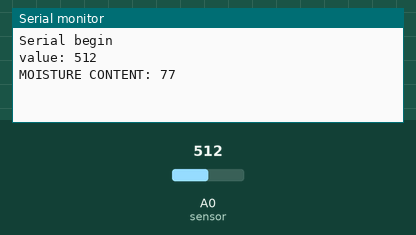
Simulated run of this sketch. Board: Arduino Uno, built with avr-gcc and run on an emulated ATmega328P. Shown: the last lines printed to the serial monitor. The test bench sets the inputs (shaded band); at power-on: A0 (sensor) = 512.

Above: at 3.2 s.
3.3 s: A0 (sensor) set to 716
At 5.0 s:
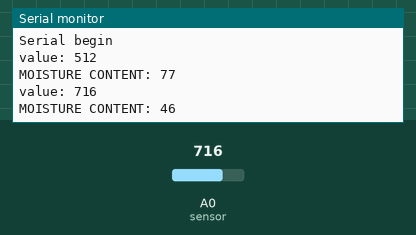
6.0 s: A0 (sensor) set to 900
At 6.5 s:
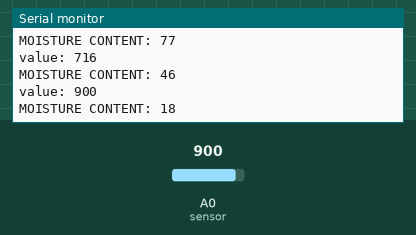
Timing chart, 0 to 9.0 s (numbered marks = the images above; inputs shaded):
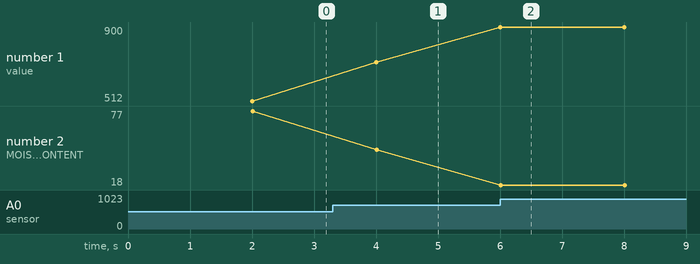

Measured:
- after the input at 3.3 s, the serial monitor: prints a new line after 0.70 s (image 1)
- after the input at 6.0 s, the serial monitor: prints a new line at once (image 2)
- plotted number 1: 512 → 716 after the input at 3.3 s, 716 → 900 after the input at 6.0 s
- plotted number 2: 77 → 46 after the input at 3.3 s, 46 → 18 after the input at 6.0 s

The sketch:

arduino_code_01_sample.ino
```cpp
int sensor=A0, soil;

void setup() {
  Serial.begin(9600);
  Serial.println("Serial begin");
  delay(2000);
}

void loop() {
   soil = analogRead(sensor);
    Serial.println(String("value: ") + soil);
    soil=map(soil, 1023, 363, 0, 100);
   Serial.println(String("MOISTURE CONTENT: ") + soil);
   delay(2000);
}
```
